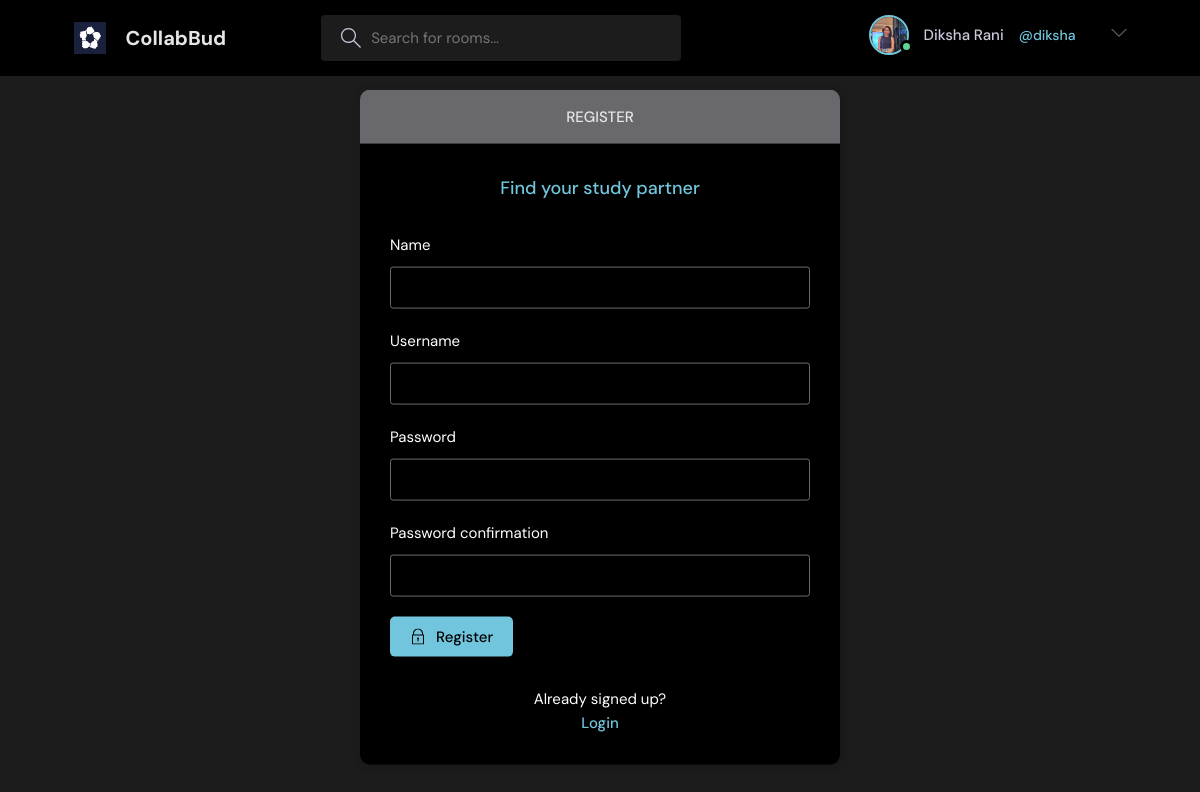
Page /register/ (signed in) on the committed database.
### base/models.py (models this page shows)
class User(AbstractUser):
    name = models.CharField(max_length=200, null=True)
    email = models.EmailField(null=True,unique=
    True)
    bio = models.TextField(null=True)
    avatar = models.ImageField(null=True, default="avatar.svg")
    USERNAME_FIELD = 'email'
    REQUIRED_FIELDS = []

### base/views.py (the view, shortened to what this page needs)
# urls.py: path('register/',views.registerPage, name="register"),
def registerPage(request):
    form = MyUserCreationForm()
    return render(request, 'base/login_register.html',{'form':form})

### base/forms.py
class MyUserCreationForm(UserCreationForm):
    class Meta:
        model = User
        fields = ['name','username','password1','password2']

### base/templates/base/login_register.html (shortened to what this page needs)
{% extends 'main.html' %}
{% block content %}
    <main class="auth layout">
      {%if page == 'login' %}
      <div class="container">
        <div class="layout__box">
          <div class="layout__boxHeader">
            <div class="layout__boxTitle">
              <h3>Login</h3>
            </div>
          </div>
          <div class="layout__body">
            <h2 class="auth__tagline">Find your study partner</h2>
            <form class="form" method="POST" action="">
              {%csrf_token%}
              <div class="form__group form__group">
                <label for="room_name">Email</label>
                <input id="username" name="email" type="text" placeholder="e.g. dennis_ivy" />
              </div>
              <div class="form__group">
                <label for="password">Password</label>
                <input
                  id="password"
                  name="password"
                  type="password"
                  placeholder="&bull;&bull;&bull;&bull;&bull;&bull;&bull;&bull;"
                />
              </div>
              <button class="btn btn--main" type="submit">
                <svg
                  version="1.1"
                  xmlns="http://www.w3.org/2000/svg"
                  width="32"
                  height="32"
                  viewBox="0 0 32 32"
                >
                  <title>lock</title>
                  <path
                    d="M27 12h-1v-2c0-5.514-4.486-10-10-10s-10 4.486-10 10v2h-1c-0.553 0-1 0.447-1 1v18c0 0.553 0.447 1 1 1h22c0.553 0 1-0.447 1-1v-18c0-0.553-0.447-1-1-1zM8 10c0-4.411 3.589-8 8-8s8 3.589 8 8v2h-16v-2zM26 30h-20v-16h20v16z"
                  ></path>
                  <path
                    d="M15 21.694v4.306h2v-4.306c0.587-0.348 1-0.961 1-1.694 0-1.105-0.895-2-2-2s-2 0.895-2 2c0 0.732 0.413 1.345 1 1.694z"
                  ></path>
                </svg>
                Login
              </button>
            </form>
            <div class="auth__action">
              <p>Haven't signed up yet?</p>
              <a href="{% url 'register' %}" class="btn btn--link">Sign Up</a>
            </div>
          </div>
        </div>
      </div>
      {%else%}
      <div class="container">
        <div class="layout__box">
          <div class="layout__boxHeader">
            <div class="layout__boxTitle">
              <h3>Register</h3>
            </div>
          </div>
          <div class="layout__body">
            <h2 class="auth__tagline">Find your study partner</h2>
            <form class="form" action="" method="POST">
              {%for field in form%}
              <div class="form__group form__group">
                <label for="room_name">{{field.label}}</label>
                {{field}}
              </div>
              {%endfor%}
              <button class="btn btn--main" type="submit">
                Register
              </button>
            </form>
            <div class="auth__action">
              <p>Already signed up?</p>
              <a href="{% url 'login' %}" class="btn btn--link">Login</a>
            </div>
          </div>
        </div>
      </div>
      {%endif%}
    </main>
    {%endblock%}

### templates/navbar.html (shortened to what this page needs)
{% load static %}
<header class="header header--loggedIn">
      <div class="container">
        <a href="{% url 'home' %}" class="header__logo">
          <img src="{% static 'images/collab_logo.png' %}" />
          <h1>CollabBud</h1>
        </a>
        <form class="header__search" method="GET" action="{% url 'home' %}">
          <label>
            <input name="q" placeholder="Search for rooms..." />
          </label>
        </form>
        <nav class="header__menu">
{% if request.user.is_authenticated %}
          <div class="header__user">
            <a href="{% url 'update-user' %}">
              <div class="avatar avatar--medium active">
                <img src="{{request.user.avatar.url}}" />
              </div>
              <p>{{request.user.name}}</p> <span>@{{request.user.username}}</span></p>
            </a>
            <button class="dropdown-button">
              <svg version="1.1" xmlns="http://www.w3.org/2000/svg" width="32" height="32" viewBox="0 0 32 32">
                <title>chevron-down</title>
                <path d="M16 21l-13-13h-3l16 16 16-16h-3l-13 13z"></path>
              </svg>
            </button>
          </div>
         {%else%}
           <a href="{% url 'login' %}">
            <img src="{% static 'images/avatar.svg' %}" />
            <p>Login</p>
          </a>
          {%endif%}
        </nav>
      </div>
    </header>

### rows in the picture
User: user.avatar (picture), user.name "Diksha Rani", user.username "diksha"

### other values in the picture
{{ field.label }} "Name" "Username" "Password" "Password confirmation"
